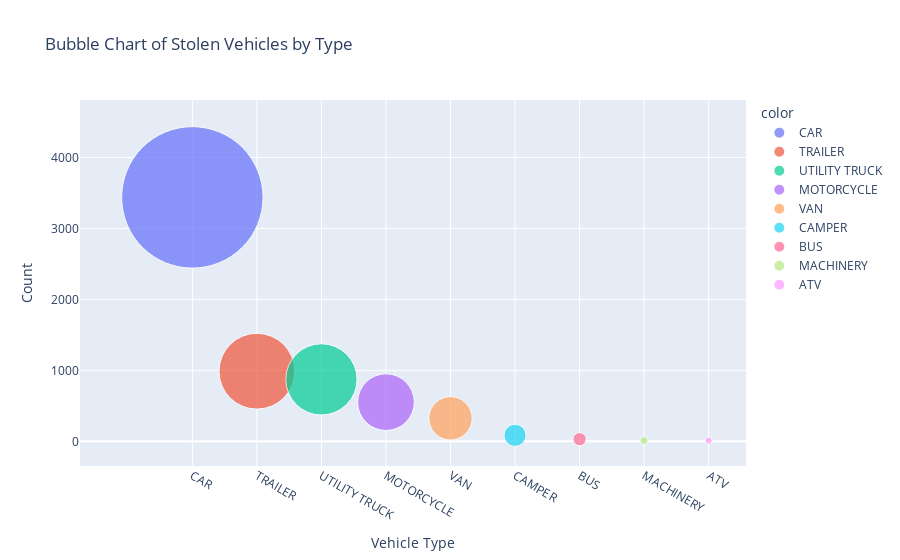

The cell this chart's notebook holds for it:
### Code cell
#By Vehicle type
# Count of stolen vehicle by Vehicle type analysis
vehicle_type_counts = df5['vehicle_type'].value_counts()
print(vehicle_type_counts)

# Count of stolen vehicle by Vehicle type by bubble chart
fig = px.scatter(df5, x=vehicle_type_counts.index, y=vehicle_type_counts.values, 
                 size=vehicle_type_counts.values, color=vehicle_type_counts.index,
                 title='Bubble Chart of Stolen Vehicles by Type', 
                 labels={'x': 'Vehicle Type', 'y': 'Count'},
                 size_max=100)
fig.show()

### Figure 1 — Plotly figure (JSON) as saved in the notebook; plotly's stock layout.template omitted (floating-point values rounded to 4 significant figures)
{"data": [{"hovertemplate": "color=CAR<br>Vehicle Type=%{x}<br>Count=%{y}<br>size=%{marker.size}<extra></extra>", "legendgroup": "CAR", "marker": {"color": "#636efa", "size": [3439], "sizemode": "area", "sizeref": 0.3439, "symbol": "circle"}, "mode": "markers", "name": "CAR", "orientation": "v", "showlegend": true, "type": "scatter", "x": ["CAR"], "xaxis": "x", "y": [3439], "yaxis": "y"}, {"hovertemplate": "color=TRAILER<br>Vehicle Type=%{x}<br>Count=%{y}<br>size=%{marker.size}<extra></extra>", "legendgroup": "TRAILER", "marker": {"color": "#EF553B", "size": [988], "sizemode": "area", "sizeref": 0.3439, "symbol": "circle"}, "mode": "markers", "name": "TRAILER", "orientation": "v", "showlegend": true, "type": "scatter", "x": ["TRAILER"], "xaxis": "x", "y": [988], "yaxis": "y"}, {"hovertemplate": "color=UTILITY TRUCK<br>Vehicle Type=%{x}<br>Count=%{y}<br>size=%{marker.size}<extra></extra>", "legendgroup": "UTILITY TRUCK", "marker": {"color": "#00cc96", "size": [873], "sizemode": "area", "sizeref": 0.3439, "symbol": "circle"}, "mode": "markers", "name": "UTILITY TRUCK", "orientation": "v", "showlegend": true, "type": "scatter", "x": ["UTILITY TRUCK"], "xaxis": "x", "y": [873], "yaxis": "y"}, {"hovertemplate": "color=MOTORCYCLE<br>Vehicle Type=%{x}<br>Count=%{y}<br>size=%{marker.size}<extra></extra>", "legendgroup": "MOTORCYCLE", "marker": {"color": "#ab63fa", "size": [552], "sizemode": "area", "sizeref": 0.3439, "symbol": "circle"}, "mode": "markers", "name": "MOTORCYCLE", "orientation": "v", "showlegend": true, "type": "scatter", "x": ["MOTORCYCLE"], "xaxis": "x", "y": [552], "yaxis": "y"}, {"hovertemplate": "color=VAN<br>Vehicle Type=%{x}<br>Count=%{y}<br>size=%{marker.size}<extra></extra>", "legendgroup": "VAN", "marker": {"color": "#FFA15A", "size": [324], "sizemode": "area", "sizeref": 0.3439, "symbol": "circle"}, "mode": "markers", "name": "VAN", "orientation": "v", "showlegend": true, "type": "scatter", "x": ["VAN"], "xaxis": "x", "y": [324], "yaxis": "y"}, {"hovertemplate": "color=CAMPER<br>Vehicle Type=%{x}<br>Count=%{y}<br>size=%{marker.size}<extra></extra>", "legendgroup": "CAMPER", "marker": {"color": "#19d3f3", "size": [84], "sizemode": "area", "sizeref": 0.3439, "symbol": "circle"}, "mode": "markers", "name": "CAMPER", "orientation": "v", "showlegend": true, "type": "scatter", "x": ["CAMPER"], "xaxis": "x", "y": [84], "yaxis": "y"}, {"hovertemplate": "color=BUS<br>Vehicle Type=%{x}<br>Count=%{y}<br>size=%{marker.size}<extra></extra>", "legendgroup": "BUS", "marker": {"color": "#FF6692", "size": [30], "sizemode": "area", "sizeref": 0.3439, "symbol": "circle"}, "mode": "markers", "name": "BUS", "orientation": "v", "showlegend": true, "type": "scatter", "x": ["BUS"], "xaxis": "x", "y": [30], "yaxis": "y"}, {"hovertemplate": "color=MACHINERY<br>Vehicle Type=%{x}<br>Count=%{y}<br>size=%{marker.size}<extra></extra>", "legendgroup": "MACHINERY", "marker": {"color": "#B6E880", "size": [11], "sizemode": "area", "sizeref": 0.3439, "symbol": "circle"}, "mode": "markers", "name": "MACHINERY", "orientation": "v", "showlegend": true, "type": "scatter", "x": ["MACHINERY"], "xaxis": "x", "y": [11], "yaxis": "y"}, {"hovertemplate": "color=ATV<br>Vehicle Type=%{x}<br>Count=%{y}<br>size=%{marker.size}<extra></extra>", "legendgroup": "ATV", "marker": {"color": "#FF97FF", "size": [9], "sizemode": "area", "sizeref": 0.3439, "symbol": "circle"}, "mode": "markers", "name": "ATV", "orientation": "v", "showlegend": true, "type": "scatter", "x": ["ATV"], "xaxis": "x", "y": [9], "yaxis": "y"}], "layout": {"legend": {"itemsizing": "constant", "title": {"text": "color"}, "tracegroupgap": 0}, "title": {"text": "Bubble Chart of Stolen Vehicles by Type"}, "xaxis": {"anchor": "y", "domain": [0, 1], "title": {"text": "Vehicle Type"}}, "yaxis": {"anchor": "x", "domain": [0, 1], "title": {"text": "Count"}}}}
